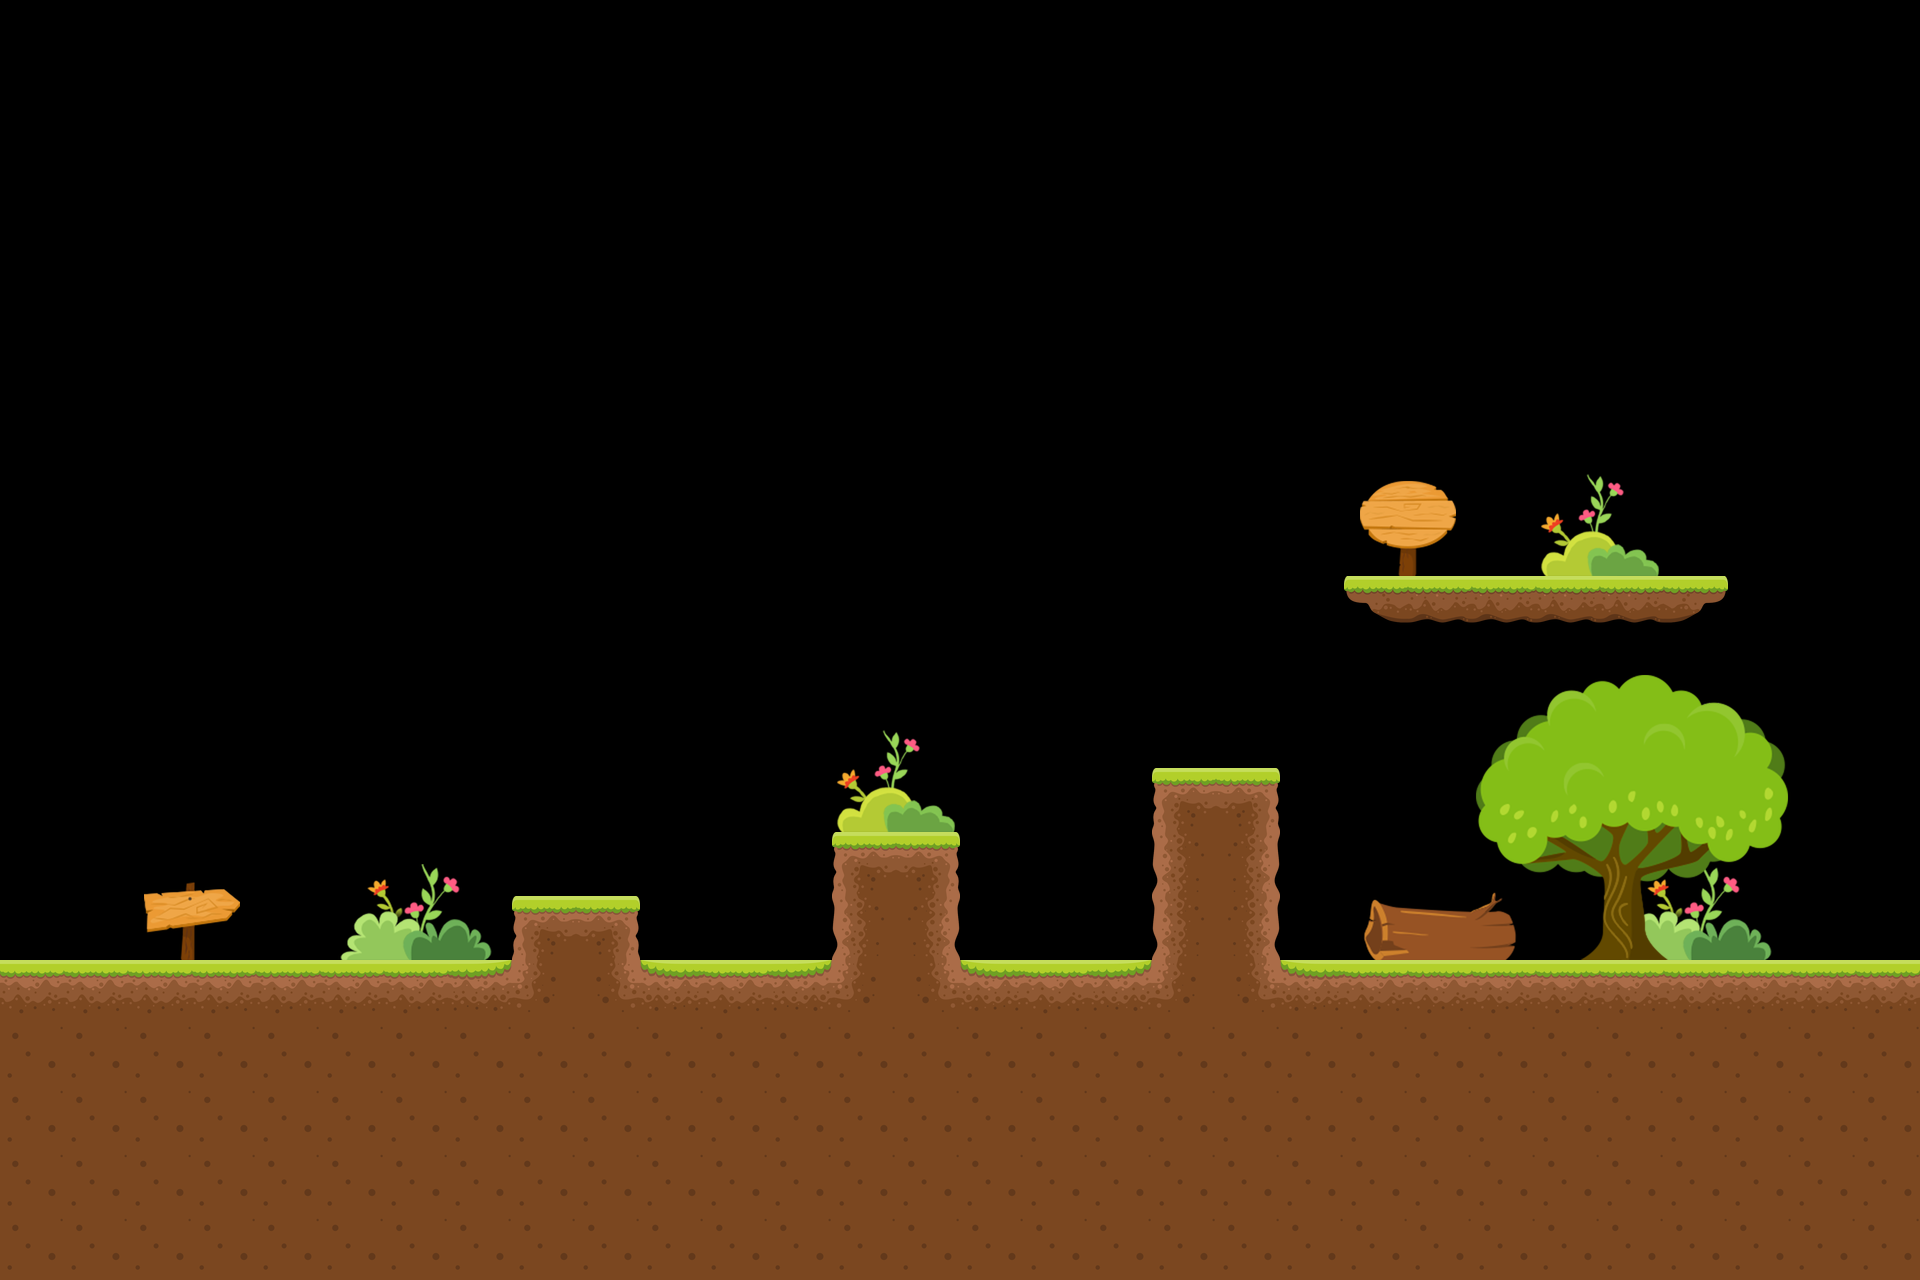

This is a level from a 2D game, rendered from its Tiled map with the project's own tilesets. A one-line summary and the map file follow, with tile-layer data summarised:
An orthogonal 30x20 tile map with 64x64 px tiles, 3 tile layers (Lands, LowLayer1, LowLayer2), 2 tilesets and 11 objects.

<map version="1.0" orientation="orthogonal" renderorder="right-down" width="30" height="20" tilewidth="64" tileheight="64" nextobjectid="26">
 <tileset firstgid="1" name="alpha-racing-lands" tilewidth="64" tileheight="64" tilecount="84" columns="14">
  <image source="SD/alpha-racing-lands.png" width="896" height="384" />
 </tileset>
 <tileset firstgid="85" name="alpha-racing-lands01" tilewidth="64" tileheight="64" tilecount="72" columns="8">
  <image source="SD/alpha-racing-lands01.png" width="512" height="576" />
 </tileset>
 <layer name="Lands" width="30" height="20">
  <data>[600 cells, 168 non-empty, 13 distinct tile ids]</data>
 </layer>
 <objectgroup name="alphaPosition1">
  <object id="11" x="1408" y="448" />
  <object id="12" x="1536" y="448" />
  <object id="13" x="1664" y="448" />
  <object id="14" x="1408" y="384" />
  <object id="15" x="1536" y="384" />
  <object id="16" x="1664" y="384" />
 </objectgroup>
 <objectgroup name="alphaPosition2">
  <object id="17" x="1472" y="896" />
  <object id="19" x="1600" y="896" />
  <object id="20" x="1728" y="896" />
 </objectgroup>
 <objectgroup name="alphaPosition3">
  <object id="23" x="530.727" y="836.303" />
  <object id="24" x="607.394" y="836.303" />
 </objectgroup>
 <layer name="LowLayer1" width="30" height="20">
  <data>[600 cells, 24 non-empty, 24 distinct tile ids]</data>
 </layer>
 <layer name="LowLayer2" width="30" height="20">
  <data>[600 cells, 37 non-empty, 37 distinct tile ids]</data>
 </layer>
 <objectgroup name="Obstacles" />
</map>